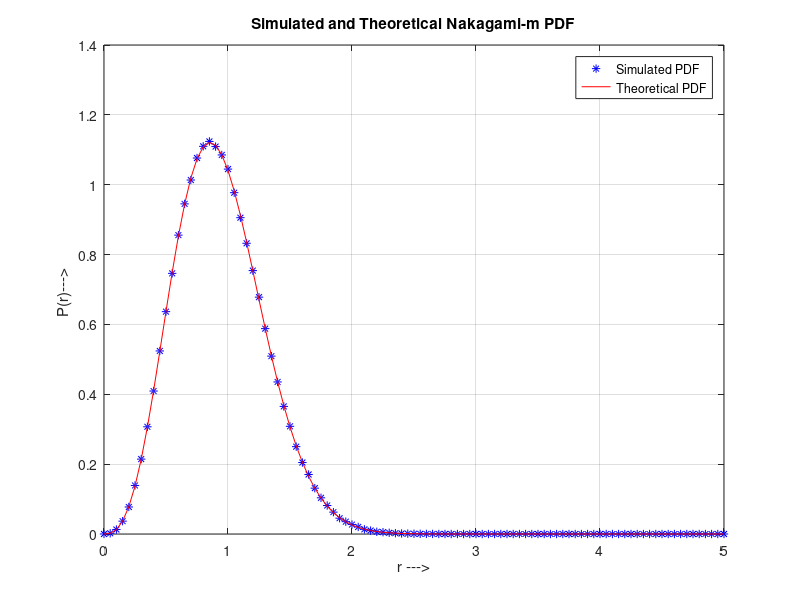

This figure's MATLAB source:
%%
clc;
clear all;
close all;

%% Distance bin

dist = 30;
dataset_selector = 2;

switch dataset_selector
    case 1
        %Shape Parameter "m"; Shape Parameter>=0.5
        if (dist>=0) && (dist<=5.5)
            m = 4.07;
        elseif (dist>5.5) && (dist<=13.9)
            m = 2.44;
        elseif (dist>13.9) && (dist<=35.5)
            m = 3.08;
        elseif (dist>35.5) && (dist<=90.5)
            m = 1.52;
        elseif (dist>90.5) && (dist<=230.7)
            m = 0.74;
        elseif (dist>230.7) && (dist<=588.0)
            m = 0.84;
        elseif dist>588.0
            m = 0.84;
        else
            disp('Error in Distance Metric');
        end
    case 2
        %Shape Parameter "m"; Shape Parameter>=0.5
        if (dist>=0) && (dist<=4.7)
            m = 3.01;
        elseif (dist>4.7) && (dist<=11.7)
            m = 1.18;
        elseif (dist>11.7) && (dist<=28.9)
            m = 1.94;
        elseif (dist>28.9) && (dist<=71.6)
            m = 1.86;
        elseif (dist>71.6) && (dist<=177.3)
            m = 0.45;
        elseif (dist>177.3) && (dist<=439.0)
            m = 0.32;
        elseif dist>439.0
            m = 0.32;
        else
            disp('Error in Distance Metric');
        end
end
%% Nakagami from Gamma;

N =1000000;

% Nakagami -(m,W);

% Nakagami to Gamma.
%m = 1.52;

%Spread Parameter "W"; Spread Parameter>0
Pt_dBm = 30;
W = (10^(Pt_dBm/10))/1000;

%W = 1;

a = m;
b = W/m;

% Gamma Distribution.
% Generating Gamma R.V's:
G_RV = gamrnd(a,b,[1 N]);

% Nakagami Distribution.
N_RV = sqrt(G_RV);


step = 0.05;
x = 0:step:5;
h = hist(N_RV, x);  
approxPDF = h/(step*sum(h));

%% Theoritical
for ii = 1:length(x)
    y(ii)=((2*m^m)/(gamma(m)*W^m))*x(ii)^(2*m-1)*exp(-((m/W)*x(ii)^2));
end

%% Figures
figure
plot(x, approxPDF,'b*', x, y,'r');
title('Simulated and Theoretical Nakagami-m PDF');
legend('Simulated PDF','Theoretical PDF')  
xlabel('r --->');  
ylabel('P(r)---> ');  
grid;